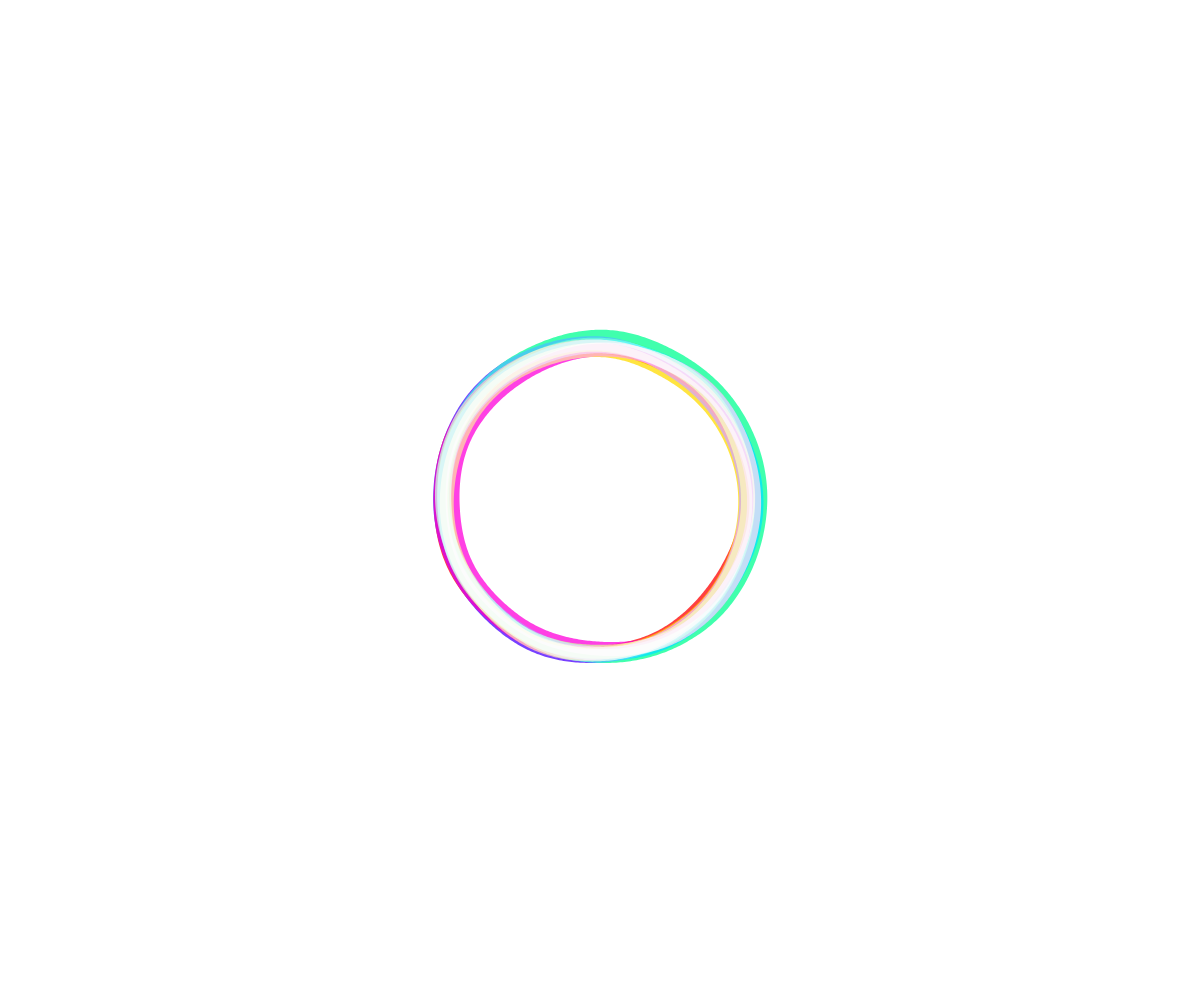
Frame 1 (no input)
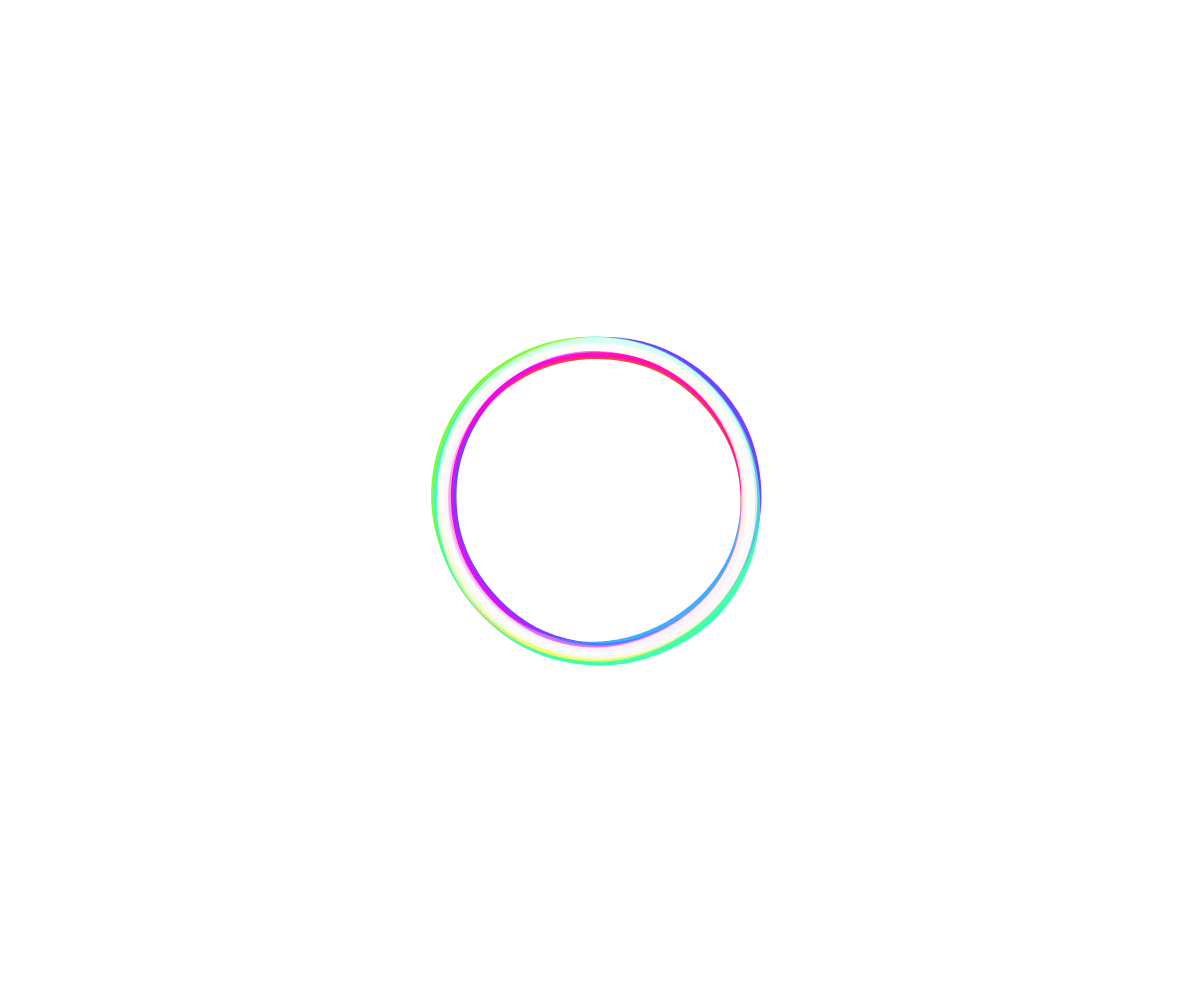
Frame 60 (no input)
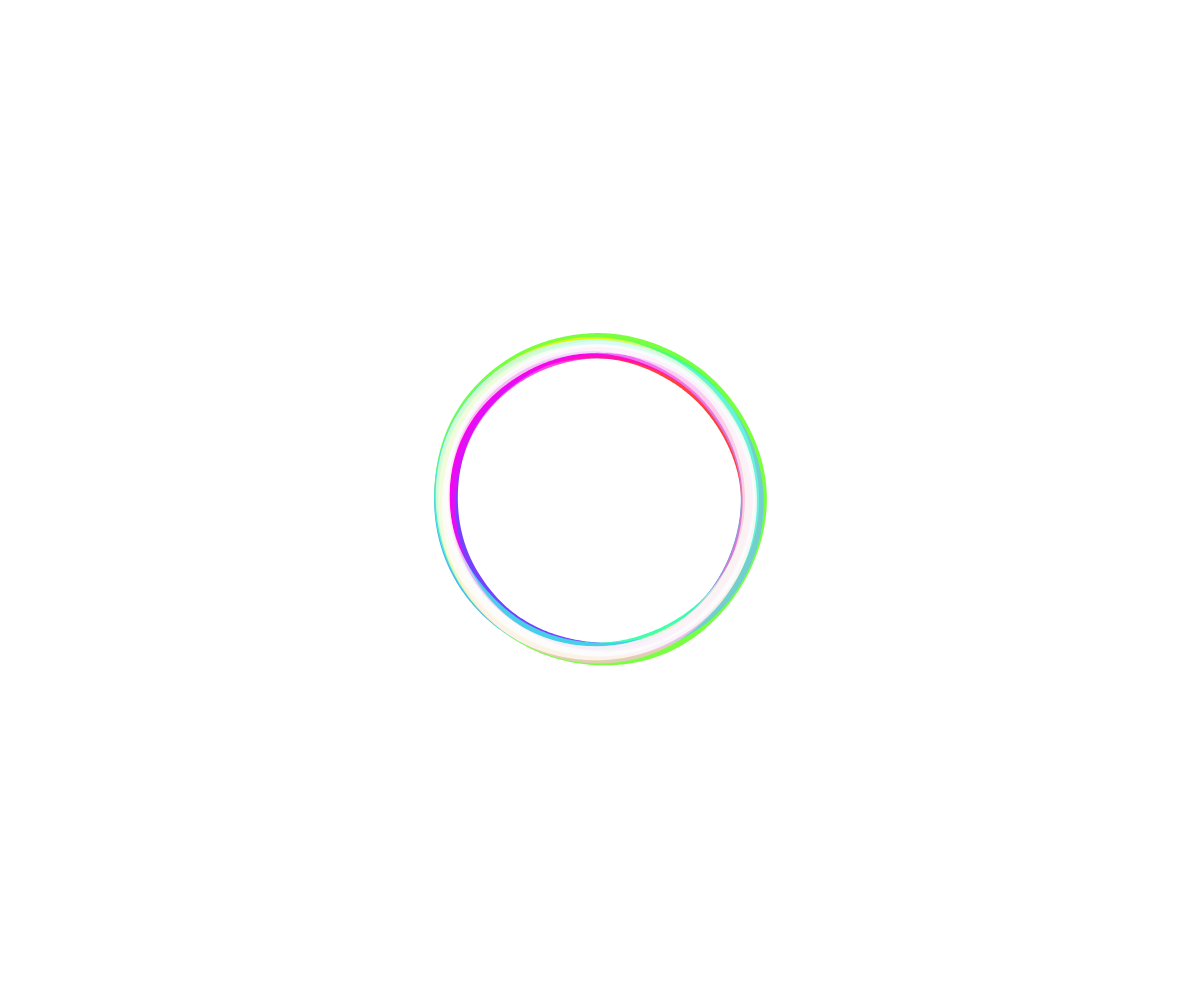
Frame 120 (the mouse pressed at the canvas centre since frame 60)

The p5.js sketch that drew these frames (run headless with seeded random() and noise() and a simulated clock; from frame 60 on, the mouse is pressed at the canvas centre):

// p5.js sketch
// ── sketch.js
// Copy of https://github.com/neefrehman/Generative/blob/master/sketches/19/11/181119.js
const blobs = [];
const blobsMax = 7;
let anim = true;
function setup() {
  createCanvas(windowWidth, windowHeight);
  colorMode(HSB);
  strokeWeight(blobsMax * 2);
  blendMode(SCREEN);
  noFill();
  for (let i = 0; i < blobsMax; i++) {
    blobs.push(new Blob(0, 0, 128, [i * (360 / blobsMax), 100, 100, 0.75], i));
  }
}

function draw() {
  if (anim) {
    clear();
    translate(width / 2, height / 2);
    for (const blob of blobs) {
      blob.show();
    }
  }
}

function mouseClicked() {
  anim = !anim;
}

// ── blob.js
class Blob {
  constructor(x, y, r, color = [255, 100, 100, 150], mult = 3) {
    this.pos = createVector(x, y);
    this.r = r;
    this.color = color;
    this.vel = createVector(0, 0);

    this.noiseTurbulence = 0.5;
    this.mult = mult;
    this.zOff = mult;
  }

  show() {
    push();
    translate(this.pos.x, this.pos.y);
    stroke(color(this.color));
    beginShape();
    for (let a = 0; a < TWO_PI; a += TWO_PI / 500) {
      let xOff = map(cos(a), -1, 1, 0, this.noiseTurbulence);
      let yOff = map(sin(a), -1, 1, 0, this.noiseTurbulence);
      const offset = map(noise(xOff, yOff, this.zOff), 0, 1, 0, 50);
      const r = this.r + offset;
      const x = r * cos(a);
      const y = r * sin(a);
      vertex(x, y);
    }
    endShape(CLOSE);
    pop();

    this.zOff += 0.01;
    this.noiseTurbulence += 0.0001 * this.mult;
  }
}
